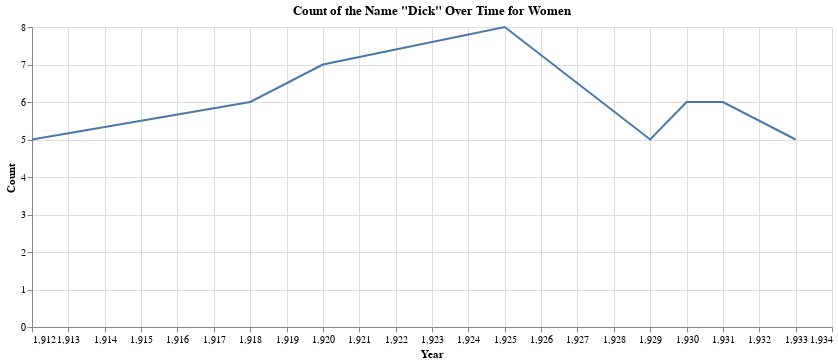

The code cell stored with this chart in its notebook:
### Code cell
chart_female_dick = alt.Chart(female_dick_df).mark_line().encode(
    x='Year',
    y='Count',
    tooltip=['Year', 'Count']
).properties(
    title='Count of the Name "Dick" Over Time for Women',
    width=800
)
chart_female_dick.show()

### Figure 1 — Vega-Lite specification as saved in the notebook (floating-point values rounded to 4 significant figures)
{"config": {"view": {"continuousWidth": 300, "continuousHeight": 300}}, "data": {"name": "data-0af060012efdfad1dd416568afc9bcec"}, "mark": {"type": "line"}, "encoding": {"tooltip": [{"field": "Year", "type": "quantitative"}, {"field": "Count", "type": "quantitative"}], "x": {"field": "Year", "type": "quantitative"}, "y": {"field": "Count", "type": "quantitative"}}, "title": "Count of the Name \"Dick\" Over Time for Women", "width": 800, "$schema": "https://vega.github.io/schema/vega-lite/v5.17.0.json", "datasets": {"data-0af060012efdfad1dd416568afc9bcec": [{"Year": 1912, "Name": "Dick", "Sex": "F", "Count": 5}, {"Year": 1918, "Name": "Dick", "Sex": "F", "Count": 6}, {"Year": 1920, "Name": "Dick", "Sex": "F", "Count": 7}, {"Year": 1925, "Name": "Dick", "Sex": "F", "Count": 8}, {"Year": 1929, "Name": "Dick", "Sex": "F", "Count": 5}, {"Year": 1930, "Name": "Dick", "Sex": "F", "Count": 6}, {"Year": 1931, "Name": "Dick", "Sex": "F", "Count": 6}, {"Year": 1933, "Name": "Dick", "Sex": "F", "Count": 5}]}}
